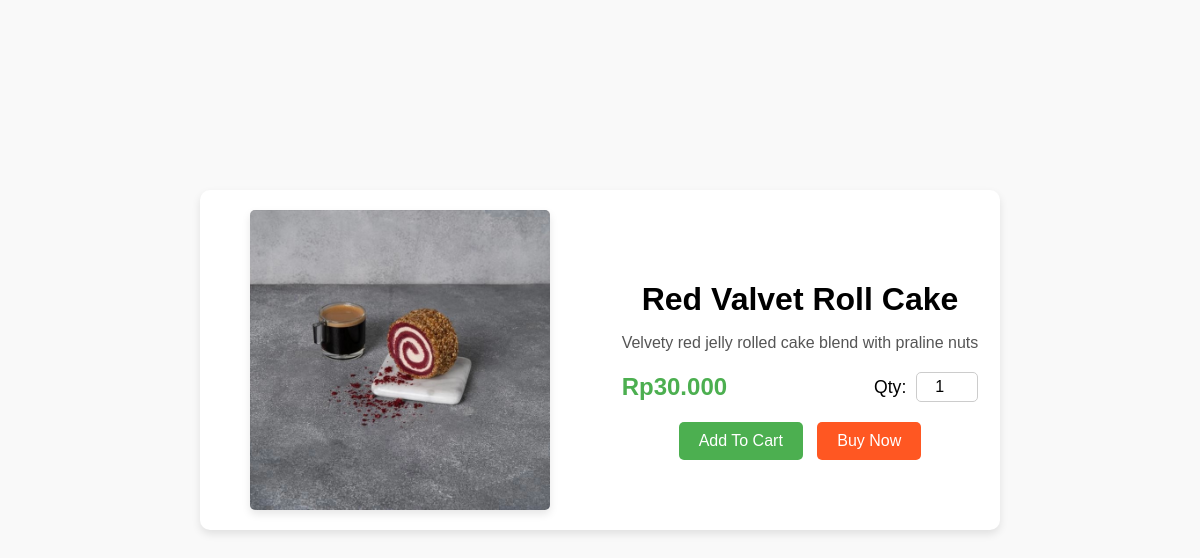
Page /draw/detail.php?id_product=1 on the committed database.
### tables this page shows
CREATE TABLE `products` (
  `id_product` int(11) NOT NULL,
  `product_name` varchar(50) NOT NULL,
  `description` varchar(200) DEFAULT NULL,
  `category` varchar(15) DEFAULT NULL,
  `price` int(10) NOT NULL,
  `status` enum('active','draft','empty') NOT NULL,
  `stock` int(11) NOT NULL,
  `image` varchar(100) DEFAULT NULL
);

### component/functions.php (called while the page is built, shortened)
<?php
$db_host = 'localhost';
$db_name = 'javajunction';
$db_user_name = 'root';
$db_user_pass = '';
try {
    $conn = new PDO("mysql:host=$db_host;dbname=$db_name", $db_user_name, $db_user_pass);
    $conn->setAttribute(PDO::ATTR_ERRMODE, PDO::ERRMODE_EXCEPTION);
} catch (PDOException $e) {
    echo "Koneksi gagal: " . $e->getMessage();
    die();
}
function query($query)
{
    global $conn;
    try {
        $stmt = $conn->query($query);
        $rows = $stmt->fetchAll(PDO::FETCH_ASSOC);
        return $rows;
    } catch (PDOException $e) {
        echo "Query gagal: " . $e->getMessage();
        die();
    }
}

### draw/detail.php (the view, shortened to what this page needs)
<?php
require_once '../component/functions.php';
$id = $_GET["id_product"];
$product = query("SELECT * FROM products WHERE id_product = $id")[0];
?>
<!DOCTYPE html>
<html lang="en">
<head>
    <link rel="stylesheet" href="css/detail.css">
</head>
<body>
    <div class="container">
        <div class="row">
            <div class="col product-image">
                <img src="../img/<?= $product["image"] ?>" alt="<?= $product["product_name"] ?>">
            </div>
            <div class="col product-details">
                <form action="" method="post">
                    <div class="product">
                        <h1><?= $product["product_name"] ?></h1>
                        <p class="description"><?= $product["description"] ?></p>
                        <div class="price-and-quantity">
                            <div class="price">Rp<?= number_format($product["price"], 0, ',', '.'); ?></div>
                            <div class="quantity">
                                <label for="quantity">Qty:</label>
                                <input type="number" name="quantity" id="quantity" value="1" required min="1" max="99">
                            </div>
                        </div>
                        <button type="submit" name="add" class="add-to-cart">Add To Cart</button>
                        <button type="submit" name="buy_now" class="buy-now">Buy Now</button>
                    </div>
                </form>
            </div>
        </div>
    </div>
</body>
</html>

### products/css/detail.css (style rules this page uses)
body { font-family: 'Arial', sans-serif; margin: 0; display: flex; justify-content: center; align-items: center; height: 90vh; background-color: #f9f9f9; }
.container { background-color: #fff; border-radius: 10px; box-shadow: 0 4px 8px rgba(0, 0, 0, 0.1); overflow: hidden; width: 800px; margin: 20px; }
.row { display: flex; }
.col { flex: 1; padding: 20px; display: flex; flex-direction: column; justify-content: center; align-items: center; }
.product-image img { max-width: 100%; max-height: 300px; border-radius: 5px; box-shadow: 0 4px 8px rgba(0, 0, 0, 0.1); }
.product { text-align: center; }
.product h1 { font-size: 2em; margin-bottom: 10px; }
.product .description { color: #555; margin-bottom: 20px; }
.price-and-quantity { display: flex; justify-content: space-between; align-items: center; margin-bottom: 20px; width: 100%; }
.price { font-size: 1.5em; font-weight: bold; color: #4caf50; }
.quantity { display: flex; align-items: center; }
.quantity label { margin-right: 10px; font-size: 1.1em; }
.quantity input { width: 50px; padding: 5px; font-size: 1em; text-align: center; border: 1px solid #ccc; border-radius: 5px; outline: none; }
.add-to-cart { padding: 10px 20px; font-size: 1em; background-color: #4caf50; color: #fff; border: none; border-radius: 5px; cursor: pointer; transition: background-color 0.3s; }
.buy-now { padding: 10px 20px; font-size: 1em; background-color: #ff5722; color: #fff; border: none; border-radius: 5px; cursor: pointer; transition: background-color 0.3s; margin-left: 10px; }

### rows in the picture
products: image (picture), product_name "Red Valvet Roll Cake", description "Velvety red jelly rolled cake blend with praline nuts", price "30.000"
